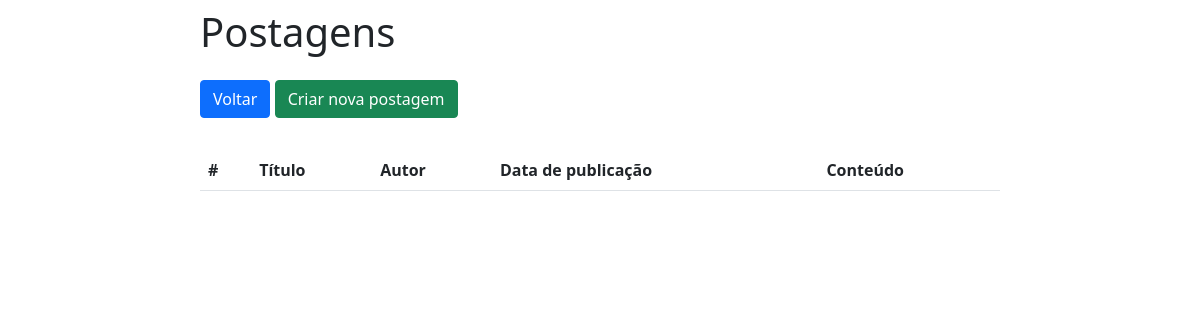
Before: /posts_home/ with the older database file.
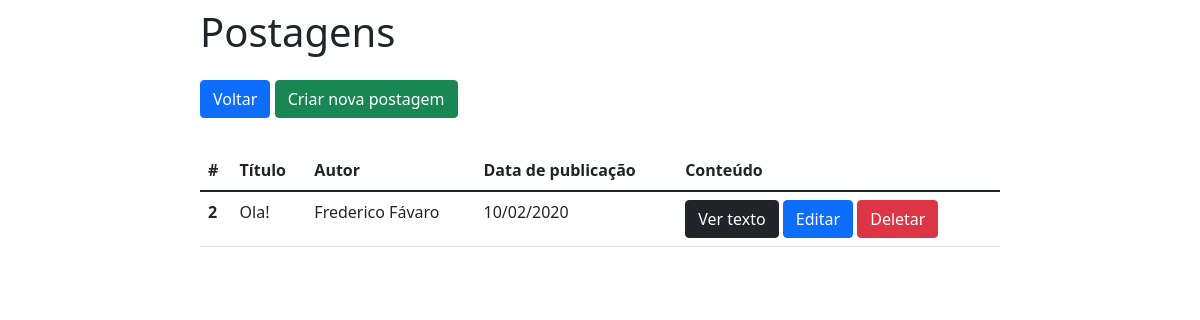
After: the same page with the newer database file.
### crud/models.py (models this page shows)
class posts(models.Model):
    titulo = models.CharField(max_length=150)
    autor = models.CharField(max_length=30)
    data_publi = models.CharField(max_length=30)
    conteudo = models.TextField(max_length=None)

### crud/views.py (the view)
# urls.py: path('posts_home/', posts_home, name='posts_home'),
def posts_home(request):
    data = {}
    data['db'] = posts.objects.all()
    return render(request, 'posts.html', data)

### crud/templates/posts.html (shortened to what this page needs)
<!DOCTYPE html>
<html lang="pt-br">
<head>
    <link href="https://cdn.jsdelivr.net/npm/bootstrap@5.1.3/dist/css/bootstrap.min.css" rel="stylesheet">
</head>
<body>
    <div class="col-8 m-auto pt-2 pb-2">
        <h1>Postagens</h1>
    </div>
    <div class="col-8 m-auto pt-2 pb-2">
        <a href="/" class="btn btn-primary">Voltar</a>
        <a href="/posts_form" class="btn btn-success">Criar nova postagem</a>
    </div>
    <div class="col-8 m-auto pt-4 pb-2">
        <table class="table table-hover">
            <thead>
                <tr>
                    <th scope="col">#</th>
                    <th scope="col">Título</th>
                    <th scope="col">Autor</th>
                    <th scope="col">Data de publicação</th>
                    <th scope="col">Conteúdo</th>
                </tr>
            </thead>
            <tbody>
            {% for dbs in db %}
                <tr>
                    <th>{{dbs.id}}</th>
                    <td>{{dbs.titulo}}</td>
                    <td>{{dbs.autor}}</td>
                    <td>{{dbs.data_publi}}</td>
                    <td>
                        <a href="/posts_view/{{dbs.id}}/" class="btn btn-dark">Ver texto</a>
                        <a href="/posts_edit/{{dbs.id}}/" class="btn btn-primary">Editar</a>
                        <a href="/posts_delete/{{dbs.id}}/" class="btn btn-danger">Deletar</a>
                    </td>
                </tr>
            {% endfor %}
            </tbody>
        </table>
    </div>
</body>
</html>

Changed rows visible on the page:
added posts: id "2", titulo "Ola!", autor "Frederico Fávaro", data_publi "10/02/2020"
